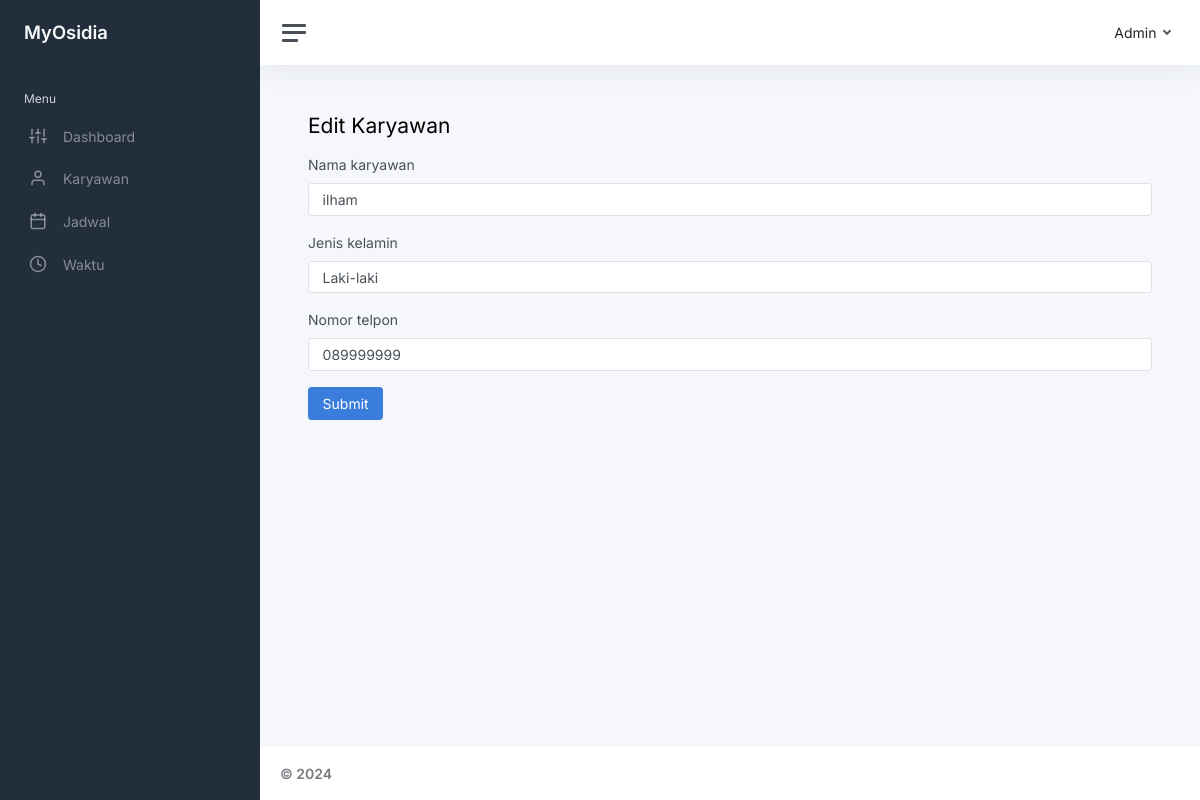
The page /index.php/admin/karyawan_edit/8 on the database its author committed.
### tables this page shows
CREATE TABLE `karyawan` (
  `id_karyawan` int(255) NOT NULL,
  `nama_karyawan` varchar(255) NOT NULL,
  `jenis_kelamin` varchar(255) NOT NULL,
  `nomor_telpon` varchar(255) NOT NULL
);

### application/controllers/Admin.php (called while the page is built, shortened)
<?php
class Admin extends CI_Controller {
	public function __construct()
	{
		$this->load->model('akun_model');
		$this->load->model('crud_model');
	}
	public function karyawan_edit($id_karyawan)
	{
		$data['array_karyawan'] = $this->crud_model->mengambil_data_id('karyawan','id_karyawan',$id_karyawan);
		$data['obj_karyawan'] = $data['array_karyawan'][0];
		$this->load->view('admin_karyawan_edit', $data);
	}
}

### index.php (called while the page is built, shortened)
<?php
require_once BASEPATH.'core/CodeIgniter.php';

### application/models/Crud_model.php (called while the page is built, shortened)
<?php
class Crud_model extends CI_Model{
	public function mengambil_data_id($nama_tabel, $nama_colum, $id)
	{
		$this->db->select('*');
		$this->db->from($nama_tabel);
		$this->db->where($nama_colum, $id);
		$query = $this->db->get();
		return $query->result();
	}
}

### application/views/admin_karyawan_edit.php (the view, shortened to what this page needs)
<!DOCTYPE html>
<html lang="en">
<head>
	<link href="<?=base_url()?>css/app.css" rel="stylesheet">
</head>
<body>
	<div class="wrapper">
		<nav id="sidebar" class="sidebar js-sidebar">
			<div class="sidebar-content js-simplebar">
				<a class="sidebar-brand" href="index.html">
          <span class="align-middle">MyOsidia</span>
        </a>
		</nav>
		<div class="main">
            <main class="content">
				<div class="container-fluid p-0">
					<h1 class="h3 mb-3">Edit Karyawan</h1>
                    <form action="<?=site_url('admin/karyawan_edit_go');?>" method="post">
                        <div class="mb-3">
                            <label for="jamMulai" class="form-label">Nama karyawan</label>
                            <input name="nama_karyawan" value="<?=$obj_karyawan->nama_karyawan?>" type="text" class="form-control" id="jamMulai" required>
                        </div>
						<div class="mb-3">
                            <label for="jamSelesai" class="form-label">Jenis kelamin</label>
                            <input name="jenis_kelamin" type="text" value="<?=$obj_karyawan->jenis_kelamin?>" class="form-control" id="jamSelesai" required>
                        </div>
						<div class="mb-3">
                            <label for="jamSelesai" class="form-label">Nomor telpon</label>
                            <input name="nomor_telpon" type="text" value="<?=$obj_karyawan->nomor_telpon?>" class="form-control" id="jamSelesai" required>
                        </div>
                        <button type="submit" class="btn btn-primary">Submit</button>
                        </form>
				</div>
			</main>
			<footer class="footer">
				<div class="container-fluid">
					<div class="row text-muted">
						<div class="col-6 text-start">
							<p class="mb-0">
								<a class="text-muted" href="#"><strong>&copy; 2024</strong></a>
							</p>
						</div>
					</div>
				</div>
			</footer>
		</div>
	</div>
	<link rel="stylesheet" href="https://cdnjs.cloudflare.com/ajax/libs/font-awesome/5.15.4/css/all.min.css">
</body>
</html>

### rows shown on the page
karyawan: nama_karyawan "ilham", jenis_kelamin "Laki-laki", nomor_telpon "089999999"
